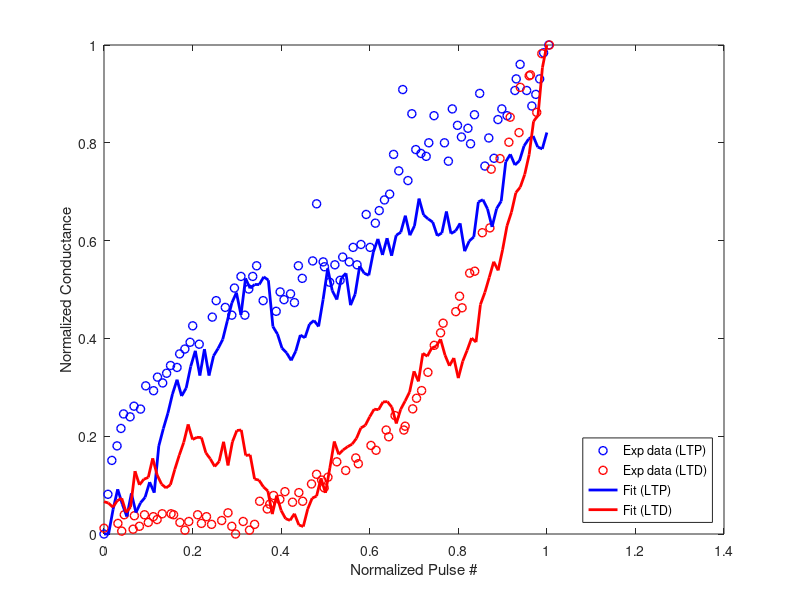

Write MATLAB code to recreate this figure.
clc;
clear;
close all;
exp_LTP_raw=[   0	2.92308E-09
            0.857143	6.07692E-09
            1.71429	8.76923E-09
            2.85714	9.92308E-09
            3.71429	1.13077E-08
            4.28571	1.24615E-08
            5.71429	1.22308E-08
            6.57143	1.30769E-08
            8	1.28462E-08
            9.14286	1.46923E-08
            10.8571	1.43077E-08
            11.7143	1.53846E-08
            12.8571	1.49231E-08
            13.7143	1.56923E-08
            14.5714	1.63077E-08
            16	1.61538E-08
            16.5714	1.72308E-08
            17.7143	1.76154E-08
            18.8571	1.81538E-08
            19.4286	1.94615E-08
            20.8571	0.000000018
            23.7143	2.01538E-08
            24.5714	2.14615E-08
            26.5714	2.09231E-08
            28	2.03077E-08
            28.5714	2.24615E-08
            30	2.33846E-08
            30.8571	2.03077E-08
            31.7143	2.23846E-08
            32.5714	2.33846E-08
            33.4286	2.42308E-08
            34.8571	2.14615E-08
            37.7143	2.06154E-08
            38.5714	2.21538E-08
            39.4286	2.15385E-08
            40.8571	0.000000022
            41.7143	2.13077E-08
            42.5714	2.42308E-08
            43.4286	2.32308E-08
            45.7143	2.46154E-08
            46.5714	2.91538E-08
            48	2.45385E-08
            48.2857	2.41538E-08
            49.4286	2.29231E-08
            50.5714	2.43077E-08
            51.7143	2.30769E-08
            52.2857	2.49231E-08
            53.7143	2.45385E-08
            54.5714	2.56923E-08
            55.4286	2.43077E-08
            56.2857	2.59231E-08
            57.4286	2.83077E-08
            58.2857	2.56923E-08
            59.4286	2.76154E-08
            60.2857	2.86154E-08
            61.4286	2.94615E-08
            62.5714	2.99231E-08
            63.4286	3.30769E-08
            64.5714	3.17692E-08
            65.4286	3.82308E-08
            66.5714	0.000000031
            67.4286	3.63077E-08
            68.2857	3.34615E-08
            69.4286	3.31538E-08
            70.5714	3.29231E-08
            71.1429	0.000000034
            72.2857	3.61538E-08
            74.5714	0.000000034
            75.4286	3.25385E-08
            76.2857	3.66923E-08
            77.4286	3.53846E-08
            78.2857	3.44615E-08
            79.7143	3.51538E-08
            80.2857	3.39231E-08
            81.1429	3.62308E-08
            82.2857	3.79231E-08
            83.4286	3.21538E-08
            84.2857	3.43846E-08
            85.4286	3.27692E-08
            86.2857	3.58462E-08
            87.1429	3.66923E-08
            88.2857	3.61538E-08
            90	3.81538E-08
            90.2857	3.90769E-08
            91.1429	4.02308E-08
            92.5714	3.81538E-08
            93.7143	3.69231E-08
            94.5714	3.78462E-08
            95.4286	3.90769E-08
            96.2857	4.11538E-08
            97.4286	4.17692E-08];

exp_LTD_raw=[   0	3.15385E-09
            3.1424	3.53846E-09
            4.0004	2.92308E-09
            4.5714	4.23077E-09
            6.5714	3.07692E-09
            6.8574	4.15385E-09
            8.0004	3.30769E-09
            9.1424	4.23077E-09
            10.0004	3.61538E-09
            11.1424	4.07692E-09
            12.0004	3.84615E-09
            13.1424	4.30769E-09
            15.1424	4.30769E-09
            15.7144	4.23077E-09
            17.1424	3.61538E-09
            18.2854	0.000000003
            19.1424	3.69231E-09
            21.1424	4.23077E-09
            22.0004	3.53846E-09
            23.1424	4.07692E-09
            24.2854	3.46154E-09
            26.5714	3.76923E-09
            28.0004	4.38462E-09
            28.8574	3.30769E-09
            29.7144	2.69231E-09
            31.4284	3.69231E-09
            32.8574	0.000000003
            34.0004	3.46154E-09
            35.1424	5.30769E-09
            36.8574	4.69231E-09
            37.4284	5.07692E-09
            38.2854	5.76923E-09
            39.7144	5.46154E-09
            40.8574	6.07692E-09
            42.5714	5.23077E-09
            44.0004	0.000000006
            44.8574	5.30769E-09
            46.8574	6.69231E-09
            48.0004	7.46154E-09
            49.1424	0.000000007
            49.7144	6.38462E-09
            50.5714	7.23077E-09
            52.5714	8.46154E-09
            54.5714	7.76923E-09
            56.8574	8.76923E-09
            57.4284	8.30769E-09
            60.2854	9.76923E-09
            61.4284	9.38462E-09
            63.7144	0.000000011
            64.2854	1.04615E-08
            65.7144	1.21538E-08
            67.7144	0.000000011
            68.0004	1.13077E-08
            69.7144	1.26923E-08
            70.5714	1.35385E-08
            71.7144	1.41538E-08
            73.1424	1.56154E-08
            74.5714	1.77692E-08
            76.0004	1.87692E-08
            76.5714	1.95385E-08
            79.4284	2.04615E-08
            80.2854	2.16923E-08
            80.8574	2.07692E-08
            82.5714	2.35385E-08
            83.7144	2.36923E-08
            85.4284	2.67692E-08
            87.1424	2.71538E-08
            87.4284	3.18462E-08
            89.4284	3.26923E-08
            91.4284	0.000000034
            91.7144	0.000000036
            93.7144	3.47692E-08
            94.0004	3.83846E-08
            96.0004	3.93077E-08
            96.2854	3.93846E-08
            97.7144	3.63846E-08
            98.8574	4.10769E-08
            100.5714	4.17692E-08];
xf_ltp = floor(max(exp_LTP_raw(:,1)));
xf_ltd = floor(max(exp_LTD_raw(:,1)));
x_step_ltp = 1/xf_ltp;
x_step_ltd = 1/xf_ltd;
yf_ltp = max(exp_LTP_raw(:,2));
yf_ltd = max(exp_LTD_raw(:,2));
yi_ltp = min(exp_LTP_raw(:,2));
yi_ltd = min(exp_LTD_raw(:,2));

exp_LTP(:,1) = exp_LTP_raw(:,1)/xf_ltp;
exp_LTD(:,1) = exp_LTD_raw(:,1)/xf_ltd;
exp_LTP(:,2) = (exp_LTP_raw(:,2)-yi_ltp)/(yf_ltp-yi_ltp);
exp_LTD(:,2) = (exp_LTD_raw(:,2)-yi_ltd)/(yf_ltd-yi_ltd);

plot(exp_LTP(:,1), exp_LTP(:,2), 'bo', 'LineWidth', 1);
hold on;
plot(exp_LTD(:,1), exp_LTD(:,2), 'ro', 'LineWidth', 1);

xf = 1;
A_LTP = 0.5;
B_LTP = 1./(1-exp(-1./A_LTP));
A_LTD = 0.2;
B_LTD = 1./(1-exp(-1./A_LTD));

% LTP fitting
var_amp = 0.035;    % LTP cycle-to-cycle variation
rng(103);
x_ltp(1) = 0;
y_ltp(1) = 0;
for n=1:1/x_step_ltp+1
    x_ltp(n+1) = x_ltp(n)+x_step_ltp;
    y_ltp(n+1) = B_LTP(1)*(1-exp(-x_ltp(n+1)/A_LTP(1)));
    delta_y = (y_ltp(n+1)-y_ltp(n)) + randn*var_amp;
    y_ltp(n+1) = y_ltp(n) + delta_y;   
    if y_ltp(n+1)>=1
        y_ltp(n+1)=1;
    elseif y_ltp(n+1)<=0
        y_ltp(n+1)=0;
    end
    x_ltp(n+1) = -A_LTP(1)*log(1-(y_ltp(n+1))/B_LTP(1));
end
plot((0:n-1)/(n-1), y_ltp(1:n), 'b', 'linewidth', 2);

% LTD fitting
var_amp = 0.025;    % LTD cycle-to-cycle variation
rng(898);
x_ltd(1) = 1;
y_ltd(1) = 1;
for n=1:1/x_step_ltd+1
    x_ltd(n+1) = x_ltd(n)-x_step_ltd;
    y_ltd(n+1) = -B_LTD(1)*(1-exp((x_ltd(n+1)-1)/A_LTD(1)))+1;
    delta_y = (y_ltd(n+1)-y_ltd(n)) + randn*var_amp;
    y_ltd(n+1) = y_ltd(n) + delta_y;
    if y_ltd(n+1)>=1
        y_ltd(n+1)=1;
    elseif y_ltd(n+1)<=0
        y_ltd(n+1)=0;
    end
    x_ltd(n+1) = A_LTD(1)*log(1+(y_ltd(n+1)-1)/B_LTD(1))+1;
end
x_start = numel(x_ltd(:));
x_end = numel(x_ltd(:)) - n;
plot((n-1:-1:0)/(n-1), y_ltd(1:n), 'r', 'linewidth', 2);

xlabel('Normalized Pulse #');
ylabel('Normalized Conductance');
legend('Exp data (LTP)','Exp data (LTD)', 'Fit (LTP)', 'Fit (LTD)', 'location', 'southeast');